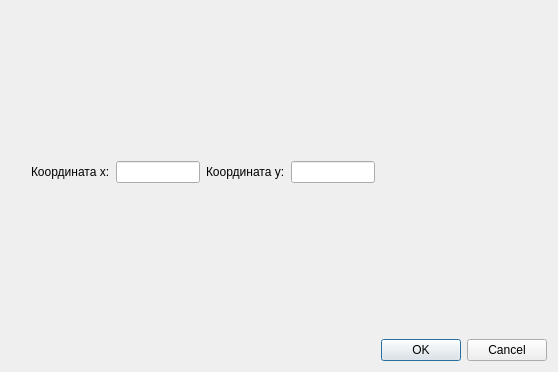
<?xml version="1.0" encoding="UTF-8"?>
<ui version="4.0">
 <class>AddGraphDialog</class>
 <widget class="QDialog" name="AddGraphDialog">
  <property name="geometry">
   <rect>
    <x>0</x>
    <y>0</y>
    <width>558</width>
    <height>372</height>
   </rect>
  </property>
  <property name="windowTitle">
   <string>Dialog</string>
  </property>
  <layout class="QGridLayout" name="gridLayout">
   <item row="17" column="14">
    <widget class="QLabel" name="label_2">
     <property name="text">
      <string>Координата у:</string>
     </property>
    </widget>
   </item>
   <item row="17" column="13">
    <widget class="QLineEdit" name="ForX"/>
   </item>
   <item row="19" column="13">
    <spacer name="horizontalSpacer">
     <property name="orientation">
      <enum>Qt::Horizontal</enum>
     </property>
     <property name="sizeHint" stdset="0">
      <size>
       <width>40</width>
       <height>20</height>
      </size>
     </property>
    </spacer>
   </item>
   <item row="17" column="10">
    <widget class="QLabel" name="label">
     <property name="text">
      <string>Координата х:</string>
     </property>
    </widget>
   </item>
   <item row="17" column="15">
    <widget class="QLineEdit" name="ForY"/>
   </item>
   <item row="19" column="16">
    <widget class="QDialogButtonBox" name="buttonBox">
     <property name="orientation">
      <enum>Qt::Horizontal</enum>
     </property>
     <property name="standardButtons">
      <set>QDialogButtonBox::Cancel|QDialogButtonBox::Ok</set>
     </property>
    </widget>
   </item>
   <item row="17" column="9">
    <spacer name="verticalSpacer_2">
     <property name="orientation">
      <enum>Qt::Vertical</enum>
     </property>
     <property name="sizeHint" stdset="0">
      <size>
       <width>20</width>
       <height>40</height>
      </size>
     </property>
    </spacer>
   </item>
   <item row="17" column="16">
    <spacer name="verticalSpacer">
     <property name="orientation">
      <enum>Qt::Vertical</enum>
     </property>
     <property name="sizeHint" stdset="0">
      <size>
       <width>20</width>
       <height>40</height>
      </size>
     </property>
    </spacer>
   </item>
  </layout>
 </widget>
 <resources/>
 <connections>
  <connection>
   <sender>buttonBox</sender>
   <signal>accepted()</signal>
   <receiver>AddGraphDialog</receiver>
   <slot>accept()</slot>
   <hints>
    <hint type="sourcelabel">
     <x>545</x>
     <y>367</y>
    </hint>
    <hint type="destinationlabel">
     <x>157</x>
     <y>274</y>
    </hint>
   </hints>
  </connection>
  <connection>
   <sender>buttonBox</sender>
   <signal>rejected()</signal>
   <receiver>AddGraphDialog</receiver>
   <slot>reject()</slot>
   <hints>
    <hint type="sourcelabel">
     <x>545</x>
     <y>367</y>
    </hint>
    <hint type="destinationlabel">
     <x>286</x>
     <y>274</y>
    </hint>
   </hints>
  </connection>
 </connections>
</ui>
